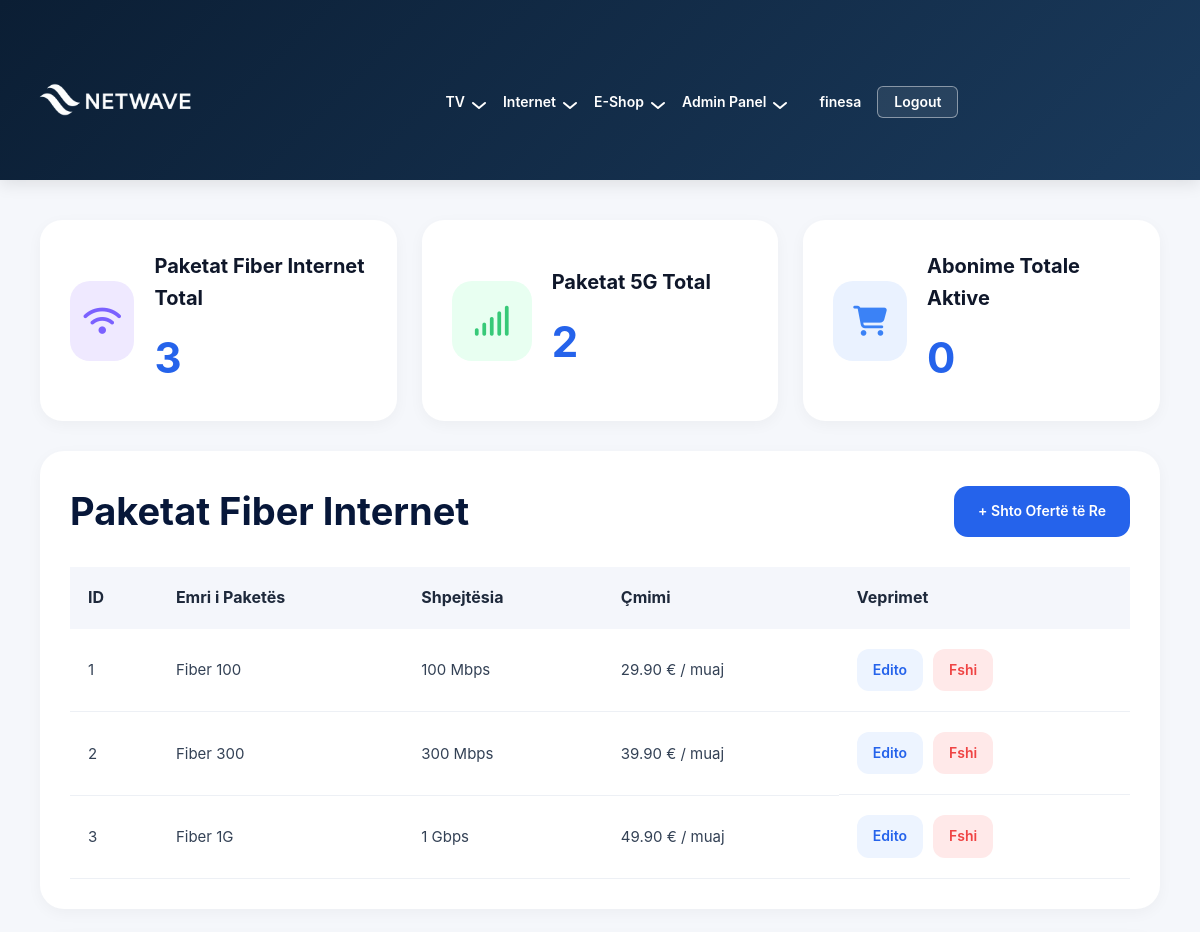
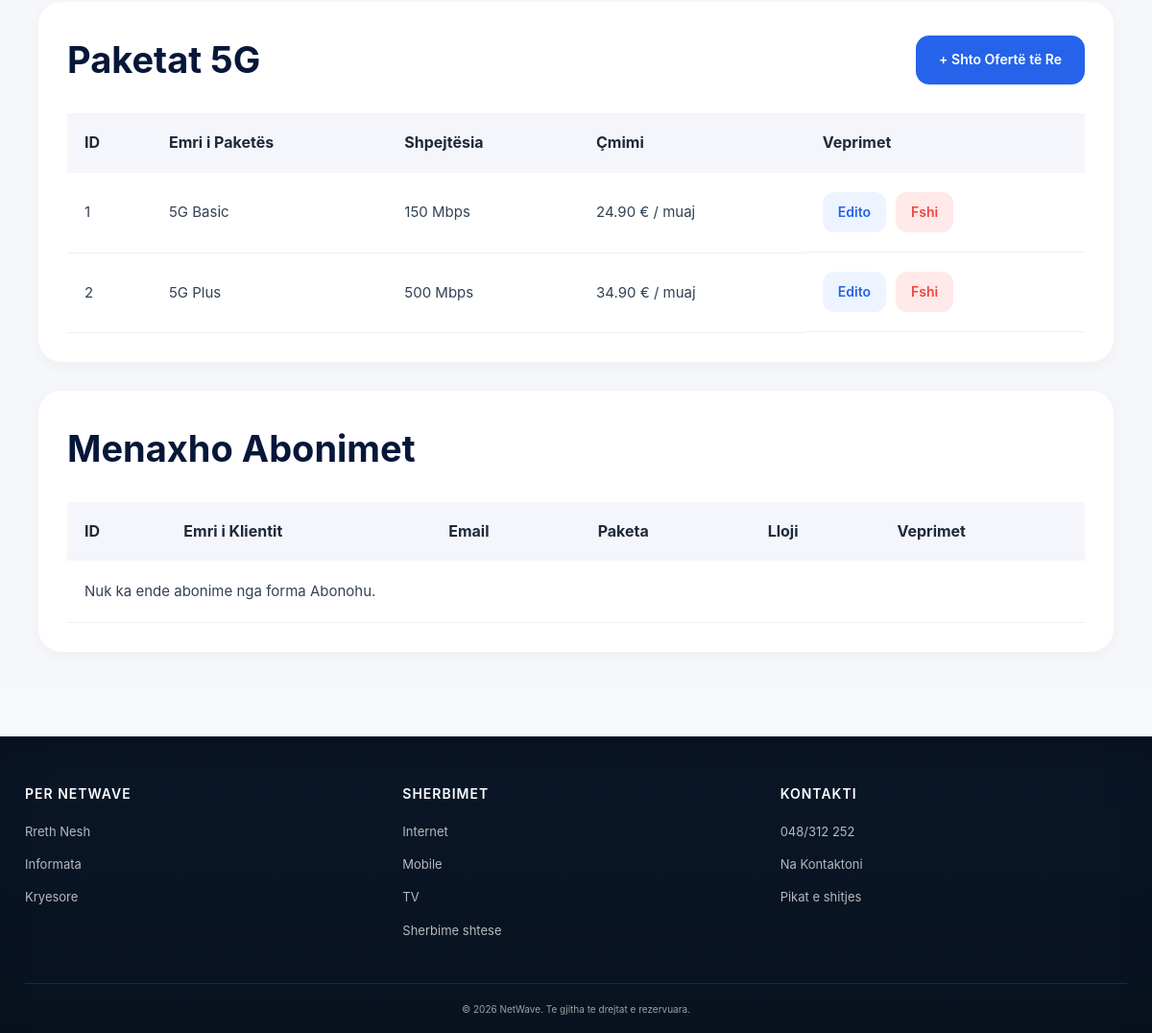
The app's page /pages/internet.php (signed in) with its own data (2 pictures, top to bottom).
### tables this page shows
CREATE TABLE fiber_packages (
    id INT AUTO_INCREMENT PRIMARY KEY,
    package_name VARCHAR(100) NOT NULL,
    speed VARCHAR(50) NOT NULL,
    price DECIMAL(10,2) NOT NULL,
    description TEXT
);

CREATE TABLE fiveg_packages (
    id INT AUTO_INCREMENT PRIMARY KEY,
    package_name VARCHAR(100) NOT NULL,
    speed VARCHAR(50) NOT NULL,
    price DECIMAL(10,2) NOT NULL,
    description TEXT
);

### pages/internet.php (the view, shortened to what this page needs)
<?php
require $_SERVER['DOCUMENT_ROOT'] . '/UEB2_Projekti_Grupi36/config.php';
$action = $_GET['action'] ?? 'list';
$type = strtolower(trim($_GET['type'] ?? ($_POST['type'] ?? 'fiber')));
$errors = [];
$package = [
    'id' => 0,
    'package_name' => '',
    'speed' => '',
    'price' => '',
    'description' => ''
];
$fiberPackages = $pdo->query("
    SELECT id, package_name, speed, price, description
    FROM fiber_packages
    ORDER BY id
")->fetchAll(PDO::FETCH_ASSOC);
$fivegPackages = $pdo->query("
    SELECT id, package_name, speed, price, description
    FROM fiveg_packages
    ORDER BY id
")->fetchAll(PDO::FETCH_ASSOC);
$subscriptions = $pdo->query("
    SELECT
        s.id,
        s.fullname,
        s.email,
        s.package_type,
        COALESCE(f.package_name, g.package_name, CONCAT('Paketa #', s.package_id)) AS package_name
    FROM internet_subscriptions s
    LEFT JOIN fiber_packages f
        ON s.package_type = 'fiber' AND s.package_id = f.id
    LEFT JOIN fiveg_packages g
        ON s.package_type = '5g' AND s.package_id = g.id
    ORDER BY s.created_at DESC, s.id DESC
")->fetchAll(PDO::FETCH_ASSOC);
require $_SERVER['DOCUMENT_ROOT'] . '/UEB2_Projekti_Grupi36/includes/header.php';
require $_SERVER['DOCUMENT_ROOT'] . '/UEB2_Projekti_Grupi36/includes/navbar.php';
?>
<link rel="stylesheet" href="https://cdnjs.cloudflare.com/ajax/libs/font-awesome/6.5.2/css/all.min.css">
<div class="internet-admin-container">
    <?php if ($action === 'add_package' || $action === 'edit_package'): ?>
        <div class="package-form-card">
            <div class="table-header">
                <h2><?php echo $action === 'edit_package' ? 'Edito Ofertën' : 'Shto Ofertë të Re'; ?></h2>
                <a href="/UEB2_Projekti_Grupi36/pages/internet.php" class="add-btn">Kthehu</a>
            </div>
            <?php if (!empty($errors)): ?>
                <div class="form-errors">
                    <?php foreach ($errors as $error): ?>
                        <p><?php echo htmlspecialchars($error); ?></p>
                    <?php endforeach; ?>
                </div>
            <?php endif; ?>
            <form method="POST" class="internet-package-form">
                <input type="hidden" name="save_package" value="1">
                <input type="hidden" name="id" value="<?php echo (int)$package['id']; ?>">
                <div class="form-grid">
                    <div class="form-group">
                        <label>Lloji</label>
                        <?php if ($action === 'edit_package'): ?>
                            <input type="text" value="<?php echo packageTypeLabel($type); ?>" disabled>
                            <input type="hidden" name="type" value="<?php echo htmlspecialchars($type); ?>">
                        <?php else: ?>
                            <select name="type">
                                <option value="fiber" <?php if ($type === 'fiber') echo 'selected'; ?>>Fiber</option>
                                <option value="5g" <?php if ($type === '5g') echo 'selected'; ?>>5G</option>
                            </select>
                        <?php endif; ?>
                    </div>
                    <div class="form-group">
                        <label>Emri i paketës</label>
                        <input type="text" name="package_name" value="<?php echo htmlspecialchars($package['package_name']); ?>" required>
                    </div>
                    <div class="form-group">
                        <label>Shpejtësia</label>
                        <input type="text" name="speed" value="<?php echo htmlspecialchars($package['speed']); ?>" placeholder="p.sh. 300 Mbps" required>
                    </div>
                    <div class="form-group">
                        <label>Çmimi</label>
                        <input type="number" step="0.01" min="0" name="price" value="<?php echo htmlspecialchars($package['price']); ?>" required>
                    </div>
                </div>
                <div class="form-group">
                    <label>Përshkrimi</label>
                    <textarea name="description" rows="4"><?php echo htmlspecialchars($package['description']); ?></textarea>
                </div>
                <div class="form-actions">
                    <button type="submit" class="add-btn">Ruaj Ofertën</button>
                    <a href="/UEB2_Projekti_Grupi36/pages/internet.php" class="cancel-link">Anulo</a>
                </div>
            </form>
        </div>
    <?php else: ?>
    <div class="stats-grid">
        <div class="stat-card">
            <div class="icon purple">
                <i class="fa-solid fa-wifi"></i>
            </div>
            <div>
                <h3>Paketat Fiber Internet Total</h3>
                <h2><?php echo count($fiberPackages); ?></h2>
            </div>
        </div>
        <div class="stat-card">
            <div class="icon green">
                <i class="fa-solid fa-signal"></i>
            </div>
            <div>
                <h3>Paketat 5G Total</h3>
                <h2><?php echo count($fivegPackages); ?></h2>
            </div>
        </div>
        <div class="stat-card">
            <div class="icon blue">
                <i class="fa-solid fa-cart-shopping"></i>
            </div>
            <div>
                <h3>Abonime Totale Aktive</h3>
                <h2><?php echo count($subscriptions); ?></h2>
            </div>
        </div>
    </div>
    <div class="package-grid">
        <div class="table-card">
            <div class="table-header">
                <h2>Paketat Fiber Internet</h2>
                <a href="/UEB2_Projekti_Grupi36/pages/internet.php?action=add_package&type=fiber" class="add-btn">
                    + Shto Ofertë të Re
                </a>
            </div>
            <div class="table-wrapper">
                <table>
                    <thead>
                        <tr>
                            <th>ID</th>
                            <th>Emri i Paketës</th>
                            <th>Shpejtësia</th>
                            <th>Çmimi</th>
                            <th>Veprimet</th>
                        </tr>
                    </thead>
                    <tbody>
                        <?php foreach ($fiberPackages as $row): ?>
                            <tr>
                                <td><?php echo (int)$row['id']; ?></td>
                                <td><?php echo htmlspecialchars($row['package_name']); ?></td>
                                <td><?php echo htmlspecialchars($row['speed']); ?></td>
                                <td><?php echo htmlspecialchars($row['price']); ?> € / muaj</td>
                                <td class="actions">
                                    <a href="/UEB2_Projekti_Grupi36/pages/internet.php?action=edit_package&type=fiber&id=<?php echo (int)$row['id']; ?>" class="edit-btn">Edito</a>
                                    <a href="/UEB2_Projekti_Grupi36/pages/internet.php?action=delete_package&type=fiber&id=<?php echo (int)$row['id']; ?>" class="delete-btn" onclick="return confirm('A je i sigurt qe don me fshi kete ofertë?')">Fshi</a>
                                </td>
                            </tr>
                        <?php endforeach; ?>
                    </tbody>
                </table>
            </div>
        </div>
        <div class="table-card">
            <div class="table-header">
                <h2>Paketat 5G</h2>
                <a href="/UEB2_Projekti_Grupi36/pages/internet.php?action=add_package&type=5g" class="add-btn">
                    + Shto Ofertë të Re
                </a>
            </div>
            <div class="table-wrapper">
                <table>
                    <thead>
                        <tr>
                            <th>ID</th>
                            <th>Emri i Paketës</th>
                            <th>Shpejtësia</th>
                            <th>Çmimi</th>
                            <th>Veprimet</th>
                        </tr>
                    </thead>
                    <tbody>
                        <?php foreach ($fivegPackages as $row): ?>
                            <tr>
                                <td><?php echo (int)$row['id']; ?></td>
                                <td><?php echo htmlspecialchars($row['package_name']); ?></td>
                                <td><?php echo htmlspecialchars($row['speed']); ?></td>
                                <td><?php echo htmlspecialchars($row['price']); ?> € / muaj</td>
                                <td class="actions">
                                    <a href="/UEB2_Projekti_Grupi36/pages/internet.php?action=edit_package&type=5g&id=<?php echo (int)$row['id']; ?>" class="edit-btn">Edito</a>
                                    <a href="/UEB2_Projekti_Grupi36/pages/internet.php?action=delete_package&type=5g&id=<?php echo (int)$row['id']; ?>" class="delete-btn" onclick="return confirm('A je i sigurt qe don me fshi kete ofertë?')">Fshi</a>
                                </td>
                            </tr>
                        <?php endforeach; ?>
                    </tbody>
                </table>
            </div>
        </div>
    </div>
    <div class="subscriptions-card">
        <div class="subscription-top">
            <h2>Menaxho Abonimet</h2>
        </div>
        <div class="table-wrapper">
            <table>
                <thead>
                    <tr>
                        <th>ID</th>
                        <th>Emri i Klientit</th>
                        <th>Email</th>
                        <th>Paketa</th>
                        <th>Lloji</th>
                        <th>Veprimet</th>
                    </tr>
                </thead>
                <tbody>
                    <?php if (empty($subscriptions)): ?>
                        <tr>
                            <td colspan="6">Nuk ka ende abonime nga forma Abonohu.</td>
                        </tr>
                    <?php endif; ?>
                </tbody>
            </table>
        </div>
    </div>
    <?php endif; ?>
</div>
<?php require $_SERVER['DOCUMENT_ROOT'] . '/UEB2_Projekti_Grupi36/includes/footer.php'; ?>

### assets/css/telecomoperator.css (style rules this page uses)
:root { --color-dark: #0b1e34; --color-dark-light: #1a3a5c; --color-red: #ff1b1b; --color-text: #071425; --color-text-light: #6b7280; --color-bg: #f6f8fb; --color-white: #ffffff; --color-border: rgba(11, 30, 52, 0.08); --font-primary: -apple-system, BlinkMacSystemFont, "Segoe UI", "Roboto", "Helvetica Neue", Arial, sans-serif; --font-size-base: 14px; --font-weight-normal: 400; --font-weight-medium: 500; --font-weight-bold: 600; --font-weight-bolder: 700; --spacing-xs: 4px; --spacing-sm: 8px; --spacing-md: 12px; --spacing-lg: 16px; --spacing-xl: 24px; --spacing-2xl: 32px; --spacing-3xl: 48px; --radius-sm: 6px; --radius-md: 10px; --radius-lg: 12px; --shadow-sm: 0 2px 8px rgba(11, 30, 52, 0.08); --shadow-md: 0 4px 16px rgba(11, 30, 52, 0.12); --shadow-xl: 0 20px 40px rgba(11, 30, 52, 0.2); --transition: 0.2s ease; }
* { margin: 0; padding: 0; box-sizing: border-box; }
html { scroll-behavior: smooth; -webkit-font-smoothing: antialiased; -moz-osx-font-smoothing: grayscale; }
body { font-family: var(--font-primary); font-size: var(--font-size-base); font-weight: var(--font-weight-normal); color: var(--color-text); background: var(--color-bg); line-height: 1.6; -webkit-font-smoothing: antialiased; -moz-osx-font-smoothing: grayscale; }

### assets/css/internet.css (style rules this page uses)
.internet-admin-container { width:100%; padding:40px; background:#f5f7fb; min-height:100vh; }
.stats-grid { display:grid; grid-template-columns:repeat(auto-fit,minmax(300px,1fr)); gap:25px; margin-bottom:30px; }
.stat-card { background:#fff; border-radius:22px; padding:30px; display:flex; align-items:center; gap:20px; box-shadow:0 4px 15px rgba(0,0,0,0.04); }
.icon { width:80px; height:80px; border-radius:20px; display:flex; align-items:center; justify-content:center; font-size:30px; }
.purple { background:#efe9ff; color:#7b61ff; }
.green { background:#e8fff1; color:#37c978; }
.blue { background:#eaf2ff; color:#3b82f6; }
.stat-card h3 { font-size:20px; color:#0f172a; margin-bottom:10px; }
.stat-card h2 { font-size:42px; color:#2563eb; font-weight:700; }
.package-grid { display:grid; grid-template-columns:1fr 1fr; gap:25px; margin-bottom:30px; }
.table-card, .subscriptions-card, .package-form-card { background:#fff; border-radius:24px; padding:30px; box-shadow:0 4px 15px rgba(0,0,0,0.04); }
.table-header, .subscription-top { display:flex; justify-content:space-between; align-items:center; margin-bottom:25px; gap:20px; }
.table-header h2, .subscription-top h2 { font-size:38px; color:#071739; font-weight:700; }
.add-btn { background:#2563eb; color:#fff; padding:14px 24px; border-radius:14px; text-decoration:none; font-weight:600; transition:0.3s; }
.table-wrapper { overflow-x:auto; }
table { width:100%; border-collapse:collapse; }
thead { background:#f4f6fb; }
th { text-align:left; padding:18px; font-size:16px; color:#1e293b; }
td { padding:20px 18px; border-bottom:1px solid #edf0f5; color:#334155; font-size:15px; }
.actions { display:flex; gap:10px; }
.edit-btn, .delete-btn, .cancel-btn { padding:10px 16px; border-radius:12px; text-decoration:none; font-weight:600; font-size:14px; }
.edit-btn { background:#edf4ff; color:#2563eb; }
.delete-btn { background:#ffe9e9; color:#ef4444; }
@media (max-width:1200px) { .package-grid { grid-template-columns:1fr; } }

### records on screen
fiber_packages: id "1", package_name "Fiber 100", speed "100 Mbps", price "29.90"
fiber_packages: id "2", package_name "Fiber 300", speed "300 Mbps", price "39.90"
fiber_packages: id "3", package_name "Fiber 1G", speed "1 Gbps", price "49.90"
fiveg_packages: id "1", package_name "5G Basic", speed "150 Mbps", price "24.90"
fiveg_packages: id "2", package_name "5G Plus", speed "500 Mbps", price "34.90"

### other values on screen
$_SESSION['user'] "finesa"
count($fiberPackages) "3"
count($fivegPackages) "2"
count($subscriptions) "0"
